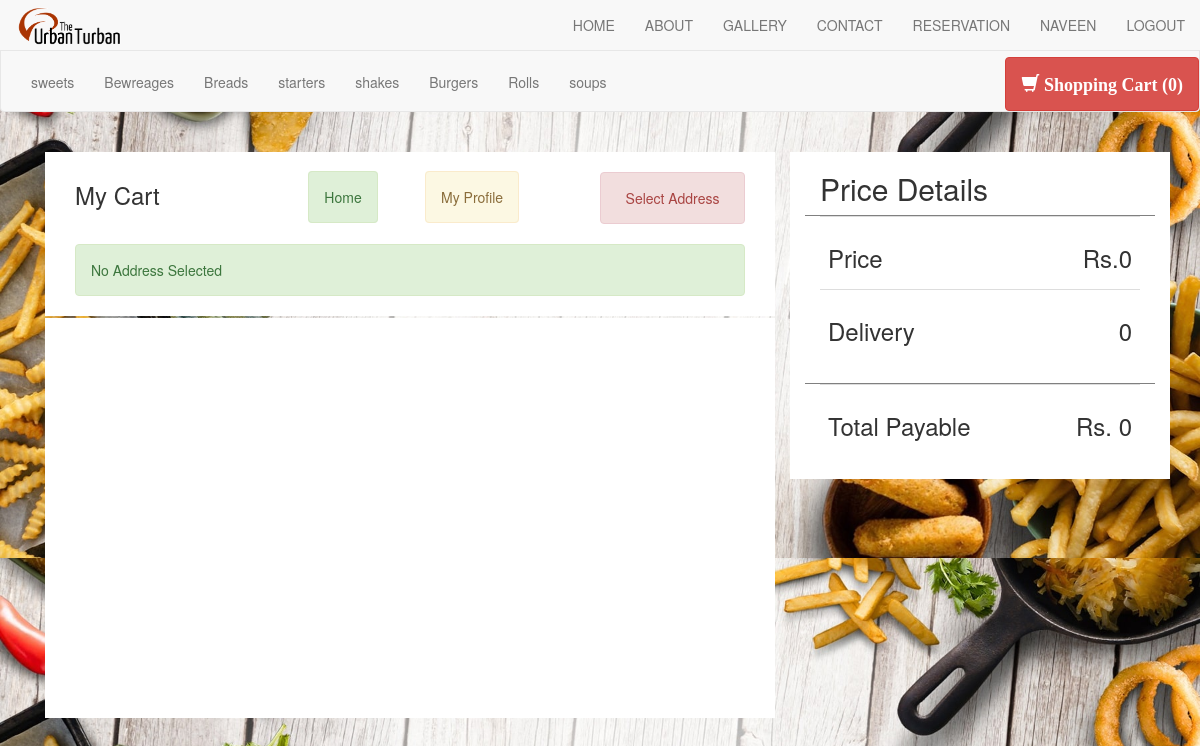
The app's page /mycart.php (signed in) with its own data.
### tables this page shows
CREATE TABLE `register` (
  `id` int(11) NOT NULL,
  `name` varchar(100) NOT NULL,
  `email` varchar(100) NOT NULL,
  `contact` varchar(100) NOT NULL,
  `password` varchar(100) NOT NULL
);

CREATE TABLE `category` (
  `id` int(11) NOT NULL,
  `category` varchar(100) NOT NULL
);

### mycart.php (the view, shortened to what this page needs)
<?php
if (isset($_SESSION['user'])) {
include 'connect.php';
?>
<!DOCTYPE html>
<html>
<head>
 	<link rel="stylesheet" href="css/bootstrap.css"/>
<link rel="stylesheet" href="css/bootstrap.min.css"/>
 </head>
 <body style="background-image: url('img/4.jpg'); background-size: 100%;">
    <?php
    include 'header.php';
    ?>
 	<div class="col-lg-12" style="height: 20px;">
 	</div>
<div class="container">
 	<div class="col-lg-8 card" style="">
 		<div class="col-lg-12 card1" style="background-color: white;">
 			<div class="col-lg-3" style="margin-top: 10px;">
	 			<h3>My Cart</h3>
	 		</div>
<div class="col-lg-2 col-lg-offset-1" style="margin-top: 35px;">
<a href="index.php" class="alert alert-success">
	Home
</a>
</div>
<div class="col-lg-3" style="margin-top: 35px;">
<a href="myprofile2.php" class="alert alert-warning">My Profile</a>
</div>
 			<div class="col-lg-3 dropdown">
 				<br>
 				<div class="alert alert-danger" data-toggle="dropdown" style="cursor:pointer;">
 					<center>Select Address</center>
 				</div>
 			</div>
	 		<div class="col-lg-12">
	 			<?php
	 				if (isset($_SESSION['address'])) {
	 					$sadd=$_SESSION['address'];
 						$ad=$conn->query("SELECT * FROM address WHERE id='$sadd'");
 						while($aad=mysqli_fetch_array($ad)) {
	 					?>
	 					<div class="alert alert-success" style="padding-bottom: 30px;">
	 						<div class="col-lg-6">
	 						<?php echo "Address- ".$aad['address']; ?>
		 					</div>
	 						<div class="col-lg-3">
	 						<?php echo "City- ".$aad['city']; ?>
		 					</div>
	 						<div class="col-lg-3">
	 						<?php echo "Phone- ".$aad['phone']; ?>
		 					</div>
	 					</div>
	 					<?php
		 				}
	 				}else
	 				{
	 					echo "<div class='alert alert-success'>No Address Selected</div>";
	 				}
	 			?>
	 		</div>
</div>
<div class="col-lg-12 card11" style="background-color: white;">
<?php
$sum="0";
$sum2="0";
?>
</div>
</div>
<div class="col-lg-4 card2" style=" background-color: white;">
<div class="col-lg-12" style="border-bottom: 1px solid grey;">
	<h2>Price Details</h2>
</div>
<div class="col-lg-12" style="border-bottom: 1px solid grey;">
	<table class="table">
		<tr>
			<td><h3>Price</h3></td>
			<td class="tt"><h3>Rs.<?php echo $sum; ?></h3></td>
		</tr>
		<tr>
			<td><h3>Delivery</h3></td>
			<td class="tt"><h3><?php echo $sum2; ?></h3></td>
		</tr>
	</table>
</div>
<div class="col-lg-12">
	<table class="table">
		<tr>
			<td><h3>Total Payable</h3></td>
			<td class="tt"><h3>Rs. <?php echo $sum+$sum2; ?></h3></td>
		</tr>
	</table>
</div>
<div class="col-lg-12">
</div>
<div class="col-lg-12">
</div>
</div>
</div>
<?php
}else
{
	echo "<script>alert('Please Login first');window.location.href='login.php';</script>";
}
?>
</body>
</html>

### header.php (shortened to what this page needs)
<nav class="navbar navbar-default navbar-fixed-top">
<img src="logo.png" class="navbar-brand bb">
  <div class="container-fluid">
    <ul class=" nav navbar-nav navbar-right txt">
      <li><a class="" href="index.php">HOME</a></li>
      <li><a class="" href="about.php">ABOUT</a></li>
      <li><a class="" href="gallery.php">GALLERY</a></li>
      <li><a class="" href="CONTACT.php">CONTACT</a></li>
       <li><a class="" href="reservation.php">RESERVATION</a></li>
       <?php
       if(isset($_SESSION['user']))
       {
        $email = $_SESSION['user'];
        $gttk=$conn->query("SELECT * FROM register WHERE email='$email'");
        $gtttk=mysqli_fetch_array($gttk);
        echo "<li style='text-transform:uppercase;'><a href='myprofile2.php'>".$gtttk['name']."</a></li>";
       ?>
        <li><a class="" href="logout.php">LOGOUT</a></li>
        <?php
      }
      else
      {
        ?>
        <li><a class="" href="login.php">LOGIN</a></li>
      <?php
    }
    ?>
    </ul>
  </div>
</nav>
<div class="col-lg-12" style="height: 57px;">
</div>
<?php
$ft=$conn->query("SELECT * from category order by id asc ");
?>
<nav class="navbar navbar-default">
  <div class="col-lg-12">
  <ul class="nav navbar-nav">
<?php
while ($ftt=mysqli_fetch_array($ft)) {
?>
    <li><a href="menu.php?id=<?php echo $ftt['id']; ?>"><?php echo $ftt['category']; ?></a></li>
    <?php
  }
    ?>
  </ul>
  <ul class="nav navbar-nav navbar-right">
    <li><a href="mycart.php" class="btn btn-danger co">
          <span class="glyphicon glyphicon-shopping-cart"></span> Shopping Cart (<?php include 'crt.php'; ?>)
        </a>
    </li>
  </ul>
</div>
</nav>

### mycart.php (style rules this page uses)
html,body { height: 100%; }
body { width: 100%; }
.card11 { margin-top: 2px; height: 400px; overflow-y: scroll; }
.card2 { height: auto; }
.bb { height: 80px; position: absolute; margin-top: -10px; }
.tt { text-align: right; }

### header.php (style rules this page uses)
.co { color: white !important; font-family: Gabriola; font-weight: bold; font-size: 18px; }

### records on screen
register: name "NAVEEN"
category: category "sweets"
category: category "Bewreages"
category: category "Breads"
category: category "starters"
category: category "shakes"
category: category "Burgers"
category: category "Rolls"
category: category "soups"

### other values on screen
$nm "0"
$sum "0"
$sum2 "0"
$sum+$sum2 "0"
